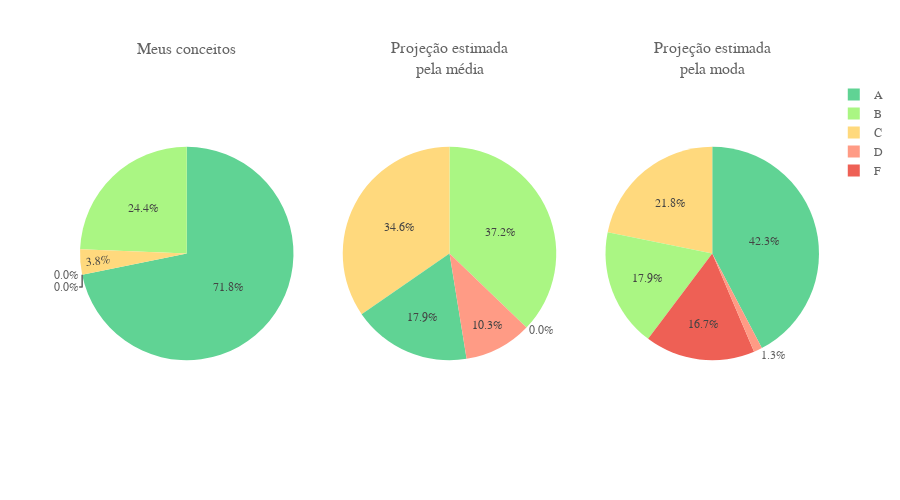

Notebook cell for this chart:
### Code cell
fig_ufabc_grades_prop_comp_pie = make_subplots(rows=1, cols=3, shared_yaxes=True, subplot_titles=SUBPLOT_TITLES, specs=[[{'type': 'pie'}, {'type': 'pie'}, {'type': 'pie'}]])

for col, (prop, name) in enumerate(zip([ufabc_grade_prop, next_prob_grade_prop, next_mode_grade_prop], SUBPLOT_TITLES)):
    x_grades_prop_bar = prop.index
    y_grades_prop_bar = prop.values
    
    grades_prob_bar_colors = [GRADES_COLOR_MAP[grade] for grade in x_grades_prop_bar]
    fig_ufabc_grades_prop_comp_pie.add_trace(go.Pie(labels=x_grades_prop_bar, values=y_grades_prop_bar, name=name, hovertemplate='Conceito %{label}<br>%{percent:.2%}', 
                                              texttemplate='%{percent:.1%}', marker_colors=grades_prob_bar_colors,hoverinfo='label+percent'), row=1, col=col + 1)



# Tirando título para ficar mais clean no HTML. Caso seja necessário add o título de novo: 'Comparativo da proporção de notas na graduação'
fig_ufabc_grades_prop_comp_pie.update_layout({'height': 500, 'margin_t': 80, 'margin_b': 40})
fig_ufabc_grades_prop_comp_pie.write_html('../assets/graphs/ufabc_grades_prop_comp_pie.html')
fig_ufabc_grades_prop_comp_pie.show()

### Figure 1 — Plotly figure (JSON) as saved in the notebook; plotly's stock layout.template omitted (floating-point values rounded to 4 significant figures)
{"data": [{"domain": {"x": [0, 0.2889], "y": [0, 1]}, "hoverinfo": "label+percent", "hovertemplate": "Conceito %{label}<br>%{percent:.2%}", "labels": ["A", "B", "C", "D", "F"], "marker": {"colors": ["#60D394", "#AAF683", "#FFD97D", "#FF9B85", "#EE6055"]}, "name": "Meus conceitos<br>&nbsp;", "texttemplate": "%{percent:.1%}", "type": "pie", "values": [0.7179, 0.2436, 0.03846, 0, 0]}, {"domain": {"x": [0.3556, 0.6444], "y": [0, 1]}, "hoverinfo": "label+percent", "hovertemplate": "Conceito %{label}<br>%{percent:.2%}", "labels": ["A", "B", "C", "D", "F"], "marker": {"colors": ["#60D394", "#AAF683", "#FFD97D", "#FF9B85", "#EE6055"]}, "name": "Projeção estimada<br>pela média", "texttemplate": "%{percent:.1%}", "type": "pie", "values": [0.1795, 0.3718, 0.3462, 0.1026, 0]}, {"domain": {"x": [0.7111, 1], "y": [0, 1]}, "hoverinfo": "label+percent", "hovertemplate": "Conceito %{label}<br>%{percent:.2%}", "labels": ["A", "B", "C", "D", "F"], "marker": {"colors": ["#60D394", "#AAF683", "#FFD97D", "#FF9B85", "#EE6055"]}, "name": "Projeção estimada<br>pela moda", "texttemplate": "%{percent:.1%}", "type": "pie", "values": [0.4231, 0.1795, 0.2179, 0.01282, 0.1667]}], "layout": {"annotations": [{"font": {"size": 16}, "showarrow": false, "text": "Meus conceitos<br>&nbsp;", "x": 0.1444, "xanchor": "center", "xref": "paper", "y": 1, "yanchor": "bottom", "yref": "paper"}, {"font": {"size": 16}, "showarrow": false, "text": "Projeção estimada<br>pela média", "x": 0.5, "xanchor": "center", "xref": "paper", "y": 1, "yanchor": "bottom", "yref": "paper"}, {"font": {"size": 16}, "showarrow": false, "text": "Projeção estimada<br>pela moda", "x": 0.8556, "xanchor": "center", "xref": "paper", "y": 1, "yanchor": "bottom", "yref": "paper"}], "height": 500, "margin": {"b": 40, "t": 80}}}
